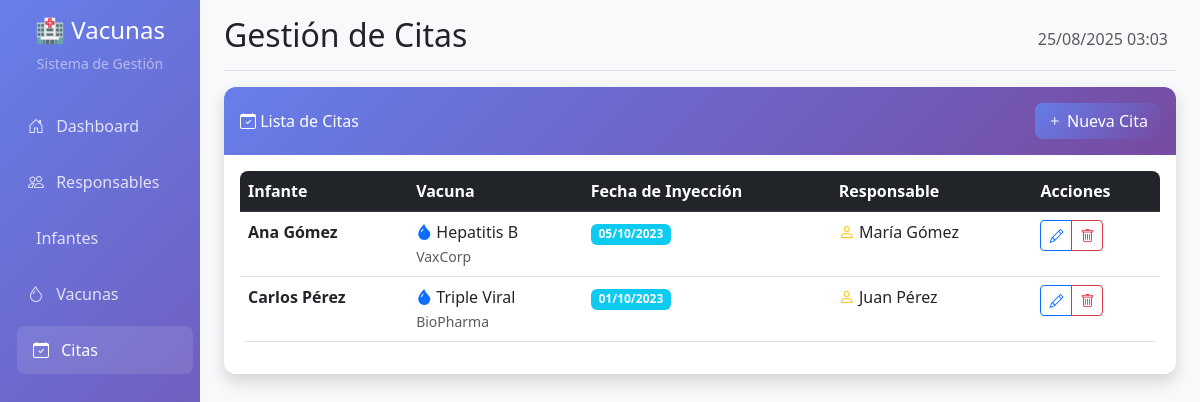
/citas.php, run on the app's committed database.
### tables this page shows
CREATE TABLE `cita` (
  `id` bigint(20) NOT NULL,
  `infante_id` bigint(20) NOT NULL,
  `fecha_inyeccion` date NOT NULL,
  `vacuna_id` bigint(20) NOT NULL
);

CREATE TABLE `infantes` (
  `id` bigint(20) NOT NULL,
  `nombre` varchar(255) NOT NULL,
  `apellido` varchar(255) NOT NULL,
  `fecha_nacimiento` date NOT NULL,
  `responsable_id` bigint(20) NOT NULL
);

CREATE TABLE `vacuna` (
  `id` bigint(20) NOT NULL,
  `nombre` varchar(255) NOT NULL,
  `empresa` varchar(255) NOT NULL
);

CREATE TABLE `responsable` (
  `id` bigint(20) NOT NULL,
  `nombre` varchar(255) NOT NULL,
  `apellido` varchar(255) NOT NULL,
  `carnet` varchar(255) NOT NULL,
  `celular` varchar(255) NOT NULL
);

### controllers/CitaController.php (called while the page is built, shortened)
<?php
require_once __DIR__ . '/../models/Cita.php';
require_once __DIR__ . '/../config/database.php';
class CitaController {
    private $cita;
    public function __construct() {
        $this->database = new Database();
        $this->cita = new Cita($this->database->getConnection());
    }
    public function index() {
        $stmt = $this->cita->read();
        $citas = $stmt->fetchAll(PDO::FETCH_ASSOC);
        return $citas;
    }
}
?>

### config/database.php (called while the page is built, shortened)
<?php
class Database {
    private $host = 'localhost';
    private $db_name = 'bd_vac';
    private $username = 'root';
    private $password = '';
    public function getConnection() {
        $this->conn = null;
        try {
            $this->conn = new PDO(
                "mysql:host=" . $this->host . ";dbname=" . $this->db_name,
                $this->username,
                $this->password
            );
            $this->conn->setAttribute(PDO::ATTR_ERRMODE, PDO::ERRMODE_EXCEPTION);
            $this->conn->exec("set names utf8");
        } catch(PDOException $exception) {
            echo "Error de conexión: " . $exception->getMessage();
        }
        return $this->conn;
    }
}
?>

### models/Cita.php (called while the page is built, shortened)
<?php
require_once __DIR__ . '/../config/database.php';
class Cita {
    private $conn;
    private $table_name = "cita";
    public function __construct($db) {
        $this->conn = $db;
    }
    public function read() {
        $query = "SELECT c.*, i.nombre as infante_nombre, i.apellido as infante_apellido,
                         v.nombre as vacuna_nombre, v.empresa as vacuna_empresa,
                         r.nombre as responsable_nombre, r.apellido as responsable_apellido
                  FROM " . $this->table_name . " c
                  LEFT JOIN infantes i ON c.infante_id = i.id
                  LEFT JOIN vacuna v ON c.vacuna_id = v.id
                  LEFT JOIN responsable r ON i.responsable_id = r.id
                  ORDER BY c.fecha_inyeccion DESC";
        $stmt = $this->conn->prepare($query);
        $stmt->execute();
        return $stmt;
    }
}
?>

### citas.php (the view, shortened to what this page needs)
<?php
require_once __DIR__ . '/controllers/CitaController.php';
$controller = new CitaController();
$action = $_GET['action'] ?? 'index';
switch ($action) {
    default:
        $citas = $controller->index();
        break;
}
include __DIR__ . '/views/layout/header.php';
?>
<?php if ($action === 'index'): ?>
    <div class="card shadow mb-4">
        <div class="card-header py-3 d-flex justify-content-between align-items-center">
            <h6 class="m-0 font-weight-bold text-white">
                <i class="bi bi-calendar-check"></i> Lista de Citas
            </h6>
            <a href="?action=create" class="btn btn-primary">
                <i class="bi bi-plus"></i> Nueva Cita
            </a>
        </div>
        <div class="card-body">
            <?php if (empty($citas)): ?>
                <div class="text-center py-5">
                    <i class="bi bi-calendar-event display-1 text-muted"></i>
                    <p class="text-muted mt-3">No hay citas registradas</p>
                    <a href="?action=create" class="btn btn-primary">Registrar la primera cita</a>
                </div>
            <?php else: ?>
                <div class="table-responsive">
                    <table class="table table-hover">
                        <thead class="table-dark">
                            <tr>
                                <th>Infante</th>
                                <th>Vacuna</th>
                                <th>Fecha de Inyección</th>
                                <th>Responsable</th>
                                <th>Acciones</th>
                            </tr>
                        </thead>
                        <tbody>
                            <?php foreach ($citas as $cita): ?>
                                <tr>
                                    <td>
                                        <strong><?php echo htmlspecialchars($cita['infante_nombre'] . ' ' . $cita['infante_apellido']); ?></strong>
                                    </td>
                                    <td>
                                        <i class="bi bi-droplet-fill text-primary"></i>
                                        <?php echo htmlspecialchars($cita['vacuna_nombre']); ?>
                                        <br>
                                        <small class="text-muted"><?php echo htmlspecialchars($cita['vacuna_empresa']); ?></small>
                                    </td>
                                    <td>
                                        <span class="badge bg-info">
                                            <?php echo date('d/m/Y', strtotime($cita['fecha_inyeccion'])); ?>
                                        </span>
                                    </td>
                                    <td>
                                        <i class="bi bi-person text-warning"></i>
                                        <?php echo htmlspecialchars($cita['responsable_nombre'] . ' ' . $cita['responsable_apellido']); ?>
                                    </td>
                                    <td>
                                        <div class="btn-group" role="group">
                                            <a href="?action=edit&id=<?php echo $cita['id']; ?>"
                                               class="btn btn-sm btn-outline-primary">
                                                <i class="bi bi-pencil"></i>
                                            </a>
                                            <button type="button" class="btn btn-sm btn-outline-danger"
                                                    onclick="deleteCita(<?php echo $cita['id']; ?>)">
                                                <i class="bi bi-trash"></i>
                                            </button>
                                        </div>
                                    </td>
                                </tr>
                            <?php endforeach; ?>
                        </tbody>
                    </table>
                </div>
            <?php endif; ?>
        </div>
    </div>
<?php endif; ?>
<?php include __DIR__ . '/views/layout/footer.php'; ?>

### views/layout/header.php (style rules this page uses)
.card { border: none; box-shadow: 0 0.125rem 0.25rem rgba(0, 0, 0, 0.075); border-radius: 0.75rem; }
.card-header { background: linear-gradient(135deg, #667eea 0%, #764ba2 100%); color: white; border-radius: 0.75rem 0.75rem 0 0 !important; border: none; }
.btn-primary { background: linear-gradient(135deg, #667eea 0%, #764ba2 100%); border: none; border-radius: 0.5rem; }
.table { border-radius: 0.5rem; overflow: hidden; }

### data on the page
cita: infante.apellido "Ana Gómez", vacuna.nombre "Hepatitis B", vacuna.empresa "VaxCorp", fecha_inyeccion "05/10/2023", responsable.nombre+apellido "María Gómez"
cita: infante.apellido "Carlos Pérez", vacuna.nombre "Triple Viral", vacuna.empresa "BioPharma", fecha_inyeccion "01/10/2023", responsable.nombre+apellido "Juan Pérez"

### other printed values
$page_title "Gestión de Citas"
